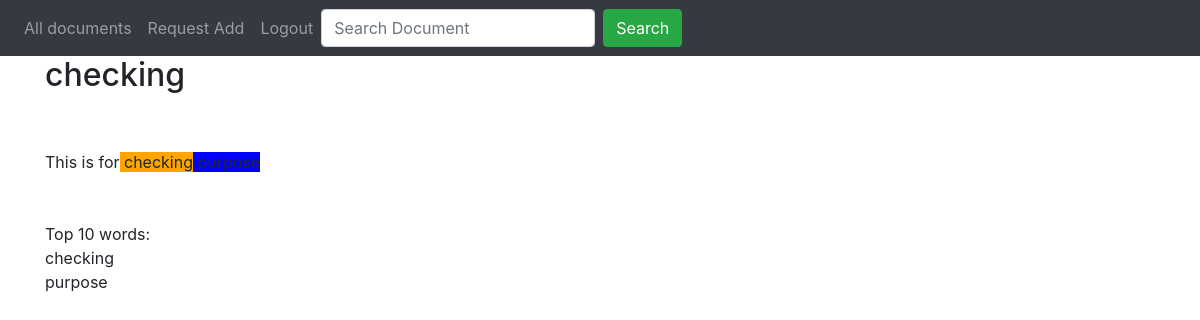
Screenshot of /documentclient.php?id=1 with the database file from the repository.
### tables this page shows
CREATE TABLE `document` (
  `id` int(11) NOT NULL,
  `title` varchar(20) DEFAULT NULL,
  `details` text,
  `c_id` int(11) DEFAULT NULL,
  `app_status` int(11) DEFAULT NULL,
  `docdate` datetime DEFAULT NULL,
  `docdelete` int(11) DEFAULT NULL
);

### index1.php (called while the page is built, shortened)
<?php
class connection{
	private $servername = "localhost:3308";
	private $username = "root";
	private $password = "";
	private $dbname = "t123";
	public function __construct(){
		$this->conn = new mysqli($this->servername, $this->username, $this->password,$this->dbname);
	}
}
?>

### documentclient.php (the view, shortened to what this page needs)
<?php
include("clientheader.php");
$id = $_GET["id"];
$data = $con->conn->query("select * from document where id = ".$id);
if ($data->num_rows > 0) {
$row = $data->fetch_assoc() ;
$str = $row["details"];
}
    $stop_words = ["a","the","and","of","on","in","to","re","as","this","it","for","also","can","an","or","be","are","is","been","which","these","with","that","was","were","we","they"];
    $string = strtolower($str);
    $words = str_word_count($string, 1);
    $words = array_diff($words, $stop_words);
    $words = array_count_values($words);
    arsort($words);
    $b = array_slice($words, 0, 10);
$i = 0;
foreach($b as $x => $x_value) {
    $t[$i] = $x;
	$i = $i + 1;
}
$data = $con->conn->query("select * from document where id = ".$id);
?>
<div class="container">
	<?php if($data->num_rows == 1){
		while($d = $data->fetch_assoc()){
			?>
	<div class="h2">
		<?=$d["title"]?>
	</div>
<br>
<div>
		<?php
		$x = explode(" ",$d["details"]);
		echo"<span><br>";
		foreach($x as $y){
			if($y == $t[0]){
				echo "</span><span style='background-color:orange'> ".$y."</span><span>";
			}
			elseif($y == $t[1]){
				echo "</span><span style='background-color:blue'> ".$y."</span><span>";
			}
			elseif($y == $t[2]){
				echo "</span><span style='background-color:yellow'> ".$y."</span><span>";
			}
			elseif($y == $t[3]){
				echo "</span><span style='background-color:green'> ".$y."</span><span>";
			}
			elseif($y == $t[4]){
				echo "</span><span style='background-color:pink'> ".$y."</span><span>";
			}
			elseif($y == $t[5]){
				echo "</span><span style='background-color:gray'> ".$y."</span><span>";
			}
			elseif($y == $t[6]){
				echo "</span><span style='background-color:red'> ".$y."</span><span>";
			}
			elseif($y == $t[7]){
				echo "</span><span style='background-color:#FF4500'> ".$y."</span><span>";
			}
			elseif($y == $t[8]){
				echo "</span><span style='background-color:#FF8C00'> ".$y."</span><span>";
			}
			elseif($y == $t[9]){
				echo "</span><span style='background-color:#FFD700'> ".$y."</span><span>";
			}
			else{
				echo " ".$y;
			}
		}
		echo"</span>";
		echo"<br><br><br>";
		echo "Top 10 words:<br>";
		for ($xxx = 0; $xxx < 10; $xxx++){
			echo $t[$xxx]."<br>";
		}
		?>
		<br>
</div>
<?php }
}
?>
<br>
</div>
</body>
</html>

### rows the page displays
document: title "checking", details "This", details "is", details "for", details "checking", details "purpose", xxx "checking", xxx "purpose"
